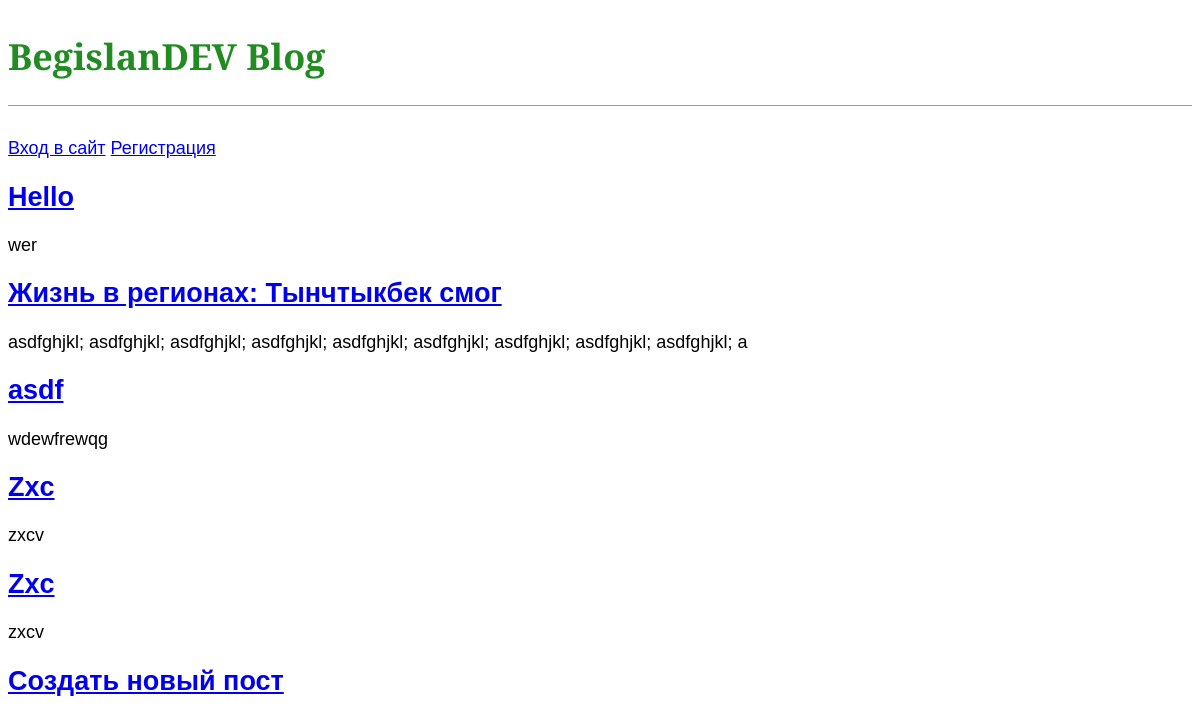
The page / on the database its author committed.
### blog/models.py (models this page shows, shortened)
class Post(models.Model):
    title = models.CharField(max_length=200)
    author = models.ForeignKey('auth.User', on_delete=models.CASCADE)
    body = models.TextField()

### blog/views.py (the view)
# urls.py: path('', BlogListView.as_view(), name="home"),
class BlogListView(ListView):
    model = Post
    template_name = "home.html"

### templates/home.html
{% extends "base.html" %}
{% block content %}
    {% for post in object_list %}
        <div class="post-entry">
            <h2><a href="{% url 'post_detail' post.pk %}">{{ post.title }}</a></h2>
            <p>{{ post.body | slice:":100" }}</p>
        </div>
    {% endfor %}
{% endblock %}

### templates/base.html (shortened to what this page needs)
{% load static %}
<!DOCTYPE html>
<html lang="en">
<head>
    <link rel="stylesheet" href="{% static 'css/base.css' %}">
</head>
<body>
    <header>
        <h1><a href="{% url 'home' %}">BegislanDEV Blog</a></h1>
    </header>
    {% if user.is_authenticated %}
        <p>Добро пожаловать, {{ user.username }}!</p>
        <p><a href="{% url 'logout' %}">Выход</a></p>
    {% else %}
    <p>
        <a href="{% url 'login' %}">Вход в сайт</a>
        <a href="{% url 'signup' %}">Регистрация</a>
    </p>
    {% endif %}
    <div>
        {% block content %}
        {% endblock %}
    </div>
    <footer>
        <h2><a href="{% url 'post_new' %}">Создать новый пост</a></h2>
    </footer>
</body>
</html>

### static/css/base.css (style rules this page uses)
header { border-bottom: 1px solid #999; margin-bottom: 2rem; display: flex; }
body { font-family: 'Noto Sans JP', sans-serif; font-size: 18px; }
header h1 a { color: forestgreen; font-family: 'Merienda', cursive; font-family: 'Playfair Display', serif; text-decoration: none; }

### rows shown on the page
Post: title "Hello", body "wer"
Post: title "Жизнь в регионах: Тынчтыкбек смог", body "asdfghjkl; asdfghjkl; asdfghjkl; asdfghjkl; asdfghjkl; asdfghjkl; asdfghjkl; asdfghjkl; asdfghjkl; a"
Post: title "asdf", body "wdewfrewqg"
Post: title "Zxc", body "zxcv"
Post: title "Zxc", body "zxcv"
